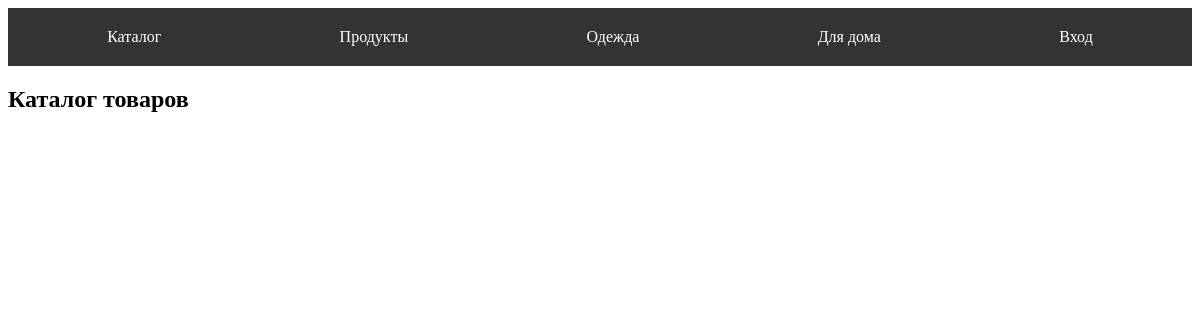
The app's page /, older data.
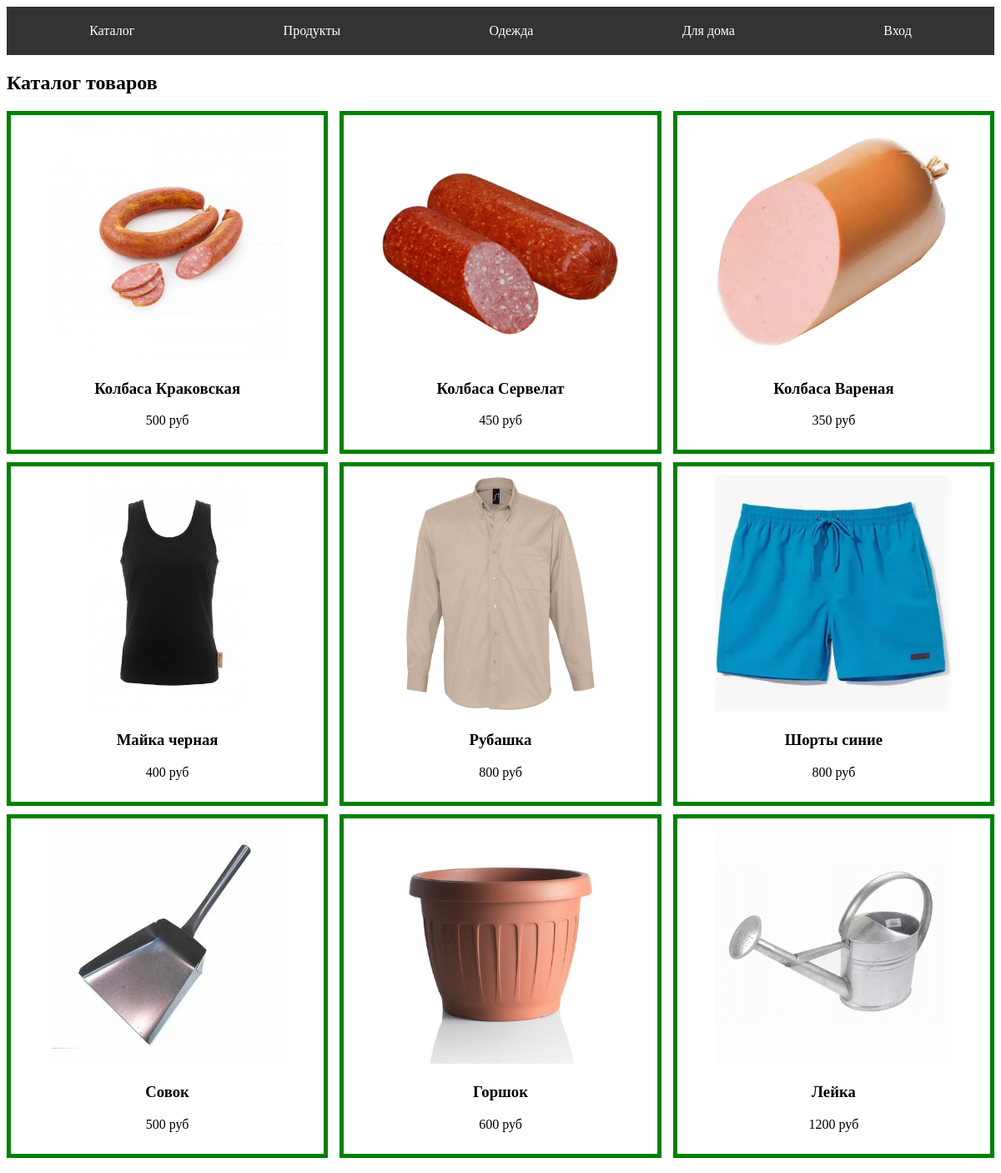
The same page, newer data.
### app/models.py (models this page shows, shortened)
class Tovar(models.Model):
    name = models.CharField(max_length=50, verbose_name='Название')
    price = models.IntegerField(verbose_name='Цена')
    image = models.FileField(verbose_name='Картинка', upload_to='img/', null=True, blank=True)
    discount = models.IntegerField(verbose_name='Скидка', default=0)
    category = models.ForeignKey(to=Category, on_delete=models.SET_NULL, null=True, blank=True)

### app/views.py (the view)
# urls.py: path('', views.index, name='index'),
def index(request):
    items = Tovar.objects.all()
    data={'items':items}
    return render(request, 'index.html',data)

### templates/index.html (shortened to what this page needs)
<!DOCTYPE html>
{% load static %}
<html lang="ru">
<head>
    {% block head %}
    <link rel="stylesheet" href={% static 'css/catalog.css' %}>
    <link rel="stylesheet" href={% static 'css/menu.css' %}>
    {% endblock %}
</head>
<body>
    {% block menu %}
    <nav>
    <ul>
        <li>
            <a href="{% url 'index' %}">Каталог</a>
        </li>
         <li>
            <a href="{% url 'catalog' 'Продукты' %}">Продукты</a>
        </li>
         <li>
            <a href="{% url 'catalog' 'Одежда' %}">Одежда</a>
        </li>
         <li>
            <a href="{% url 'catalog' 'Для дома' %}">Для дома</a>
        </li>
        {% if user.is_authenticated %}
         <li>
            <a href="{% url 'cabinet' %}">Кабинет</a>
        </li>
         <li>
            <a href="{% url 'cart' %}">Корзина</a>
        </li>
        {% else %}
         <li>
            <a href="">Вход</a>
        </li>
        {% endif %}
    </ul>
    </nav>
    {% endblock %}
    {% block content %}
    <h2>Каталог товаров</h2>
        <div class="main-catalog">
    {% for one in items %}
        <div class="card">
            <img src={% static one.image %}  alt="" class="cardimg">
            <h3>{{ one.name }}</h3>
            <p>{{ one.price }} руб</p>
        </div>
        {% endfor %}
       </div>
    {% endblock %}
</body>
</html>

### app/static/css/catalog.css (style rules this page uses)
.main-catalog { display: flex; flex-direction: row; align-items: center; justify-content: space-between; flex-wrap: wrap; }
.card { width: 30%; border: 5px solid green; text-align: center; padding: 10px; margin-bottom: 10px; }
.card .cardimg { width: 80%; }

### app/static/css/menu.css (style rules this page uses)
nav { background-color: #333; padding: 10px; }
nav ul { list-style: none; margin: 0; padding: 0; display: flex; justify-content: space-around; }
nav li a { color: white; text-decoration: none; padding: 10px 15px; display: block; transition: background-color 0.3s ease; }

Row changes from the older to the newer data that the page shows:
added Tovar: image (picture), name "Колбаса Краковская", price "500"
added Tovar: image (picture), name "Колбаса Сервелат", price "450"
added Tovar: image (picture), name "Колбаса Вареная", price "350"
added Tovar: image (picture), name "Майка черная", price "400"
added Tovar: image (picture), name "Рубашка", price "800"
added Tovar: image (picture), name "Шорты синие", price "800"
added Tovar: image (picture), name "Совок", price "500"
added Tovar: image (picture), name "Горшок", price "600"
added Tovar: image (picture), name "Лейка", price "1200"
